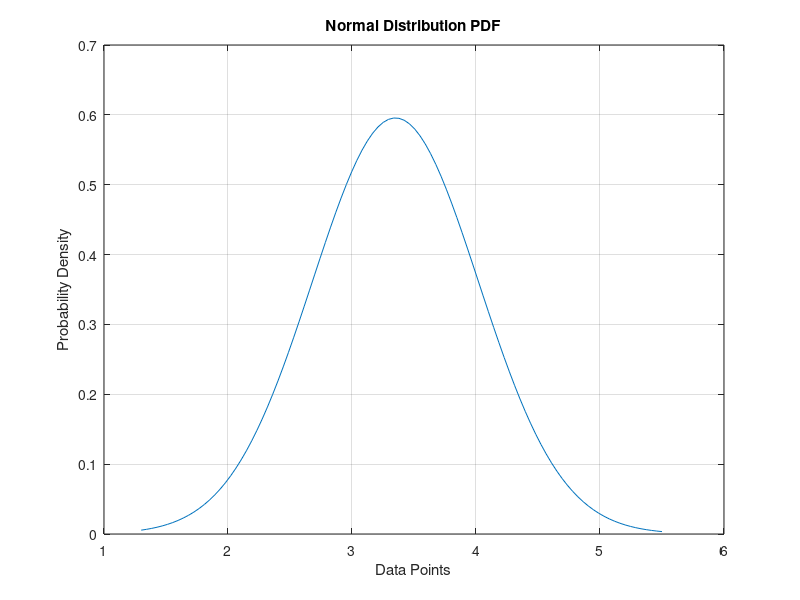

This figure's MATLAB source:
%% Maximum likelihood estimation for Normal distribution

data =  [2.3, 3.1, 4.5, 2.8, 3.9, 3.0, 3.7, 4.1, 3.5, 2.6];

% define likelihood function for a normal distribution
likelihood = @(mu,sigma) prod(normpdf(data,mu,sigma)); %inline function define gareko

% initial guess for mean and std
initial_mu = mean(data);
initial_sigma = std(data);

% Define the negative log-likelihood function for minimization
neg_log_likelihood = @(params) -log(likelihood(params(1),params(2)));

% perform MLE using fminsearch
estimated_params = fminsearch(neg_log_likelihood,[initial_mu,initial_sigma]);

% extract the estimated mean and std
estimated_mu = estimated_params(1);
estimated_sigma = estimated_params(2);

disp(['Estimated mean (mu): ', num2str(estimated_mu)])
disp(['Estimated standard deviation (std): ', num2str(estimated_sigma)])


%% Plot 

% Generate x values and PDF values based on estimated parameters
x_values = linspace(min(data)-1, max(data)+1, 100);
pdf_values = normpdf(x_values, estimated_mu, estimated_sigma);

figure(1),clf
plot(x_values,pdf_values);
xlabel('Data Points');
ylabel('Probability Density');
title('Normal Distribution PDF');
grid on;
